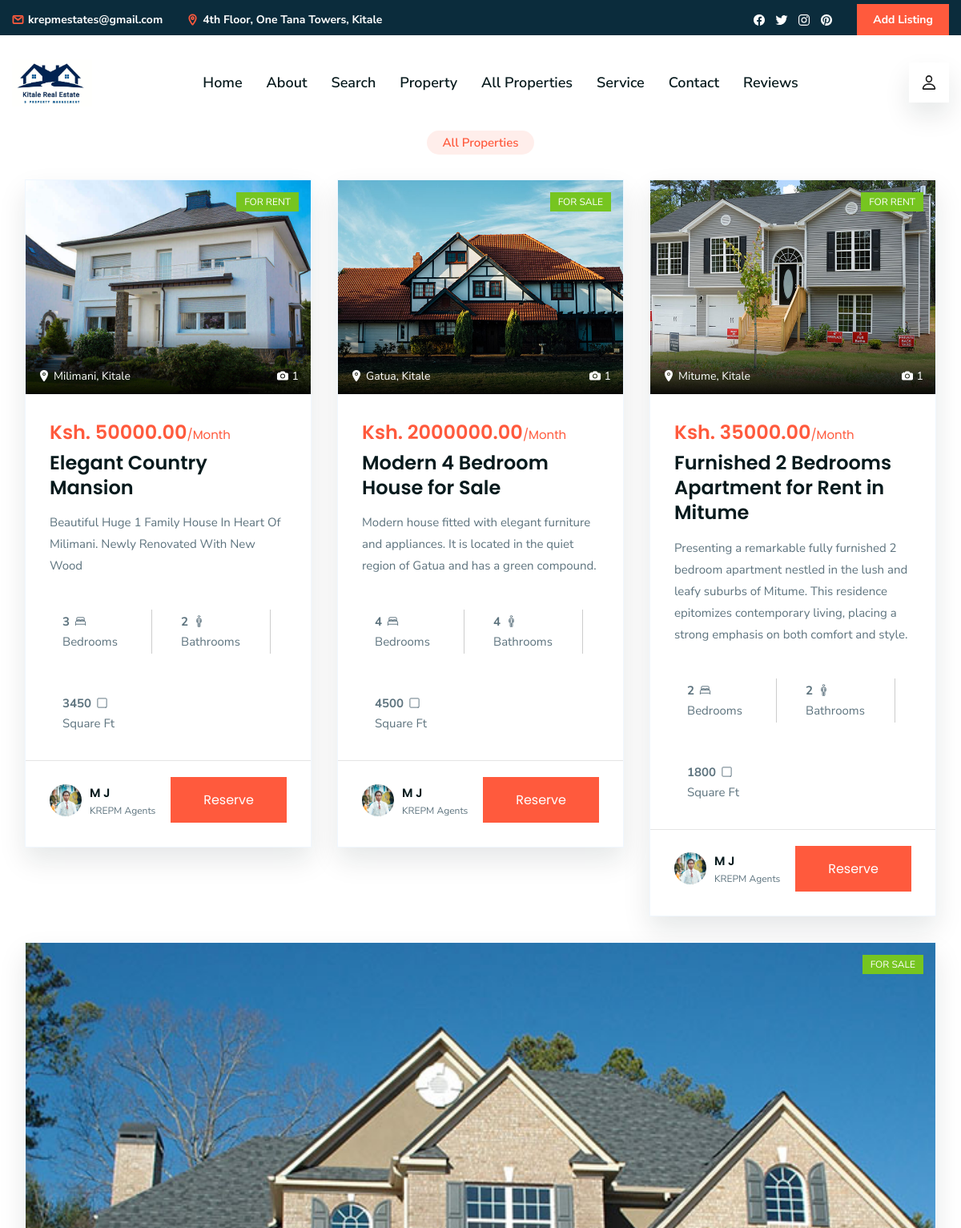
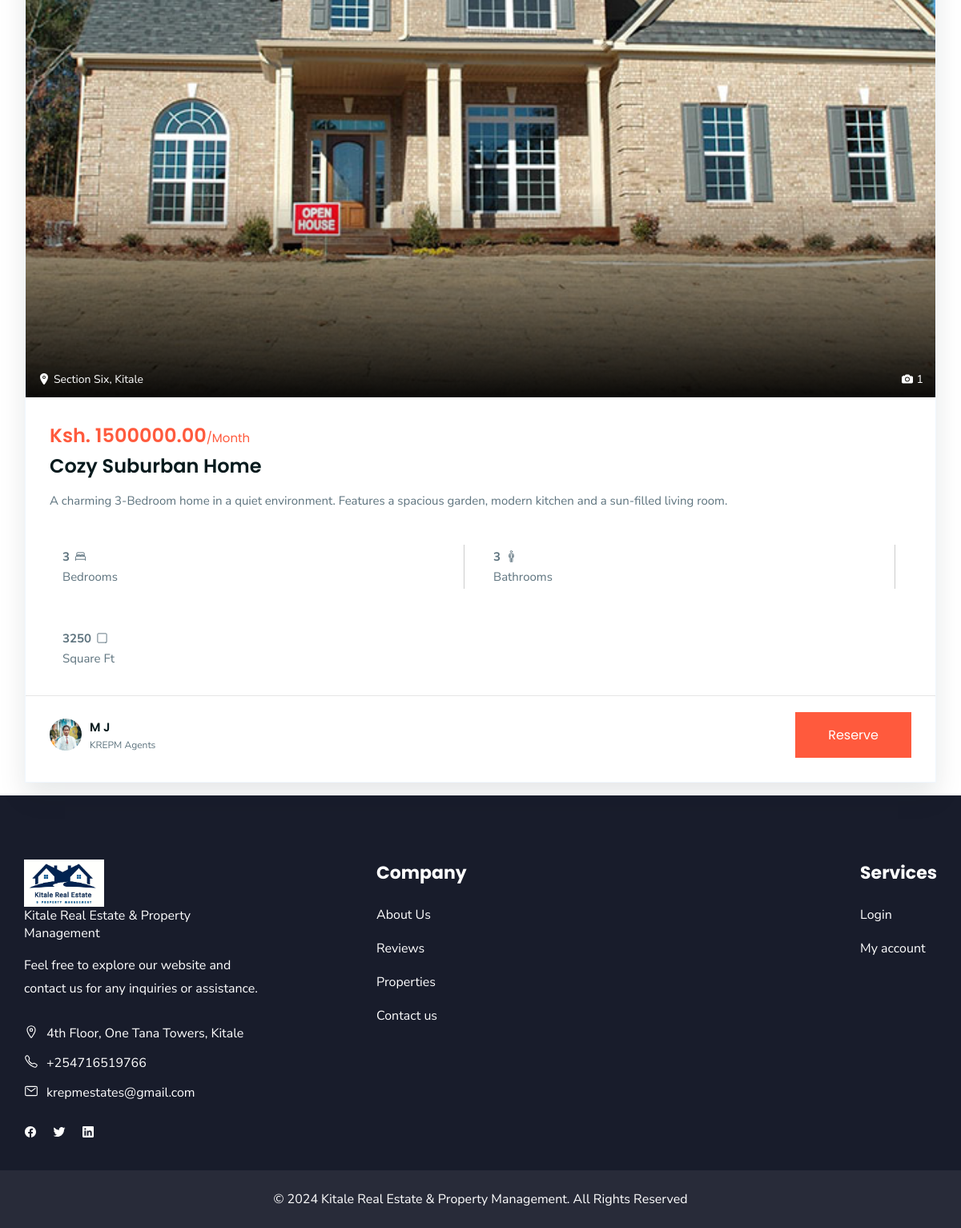
/properties.php, run on the app's committed database (2 pictures, top to bottom).
### tables this page shows
CREATE TABLE Properties (
    property_id INT AUTO_INCREMENT PRIMARY KEY,
    user_id INT,
    property_type VARCHAR(10),
    image_url VARCHAR(255),
    status VARCHAR(20),
    location VARCHAR(255),
    price DECIMAL(10, 2),
    title VARCHAR(255),
    description TEXT,
    bedrooms INT,
    bathrooms INT,
    square_ft INT,
    keyword VARCHAR(255) NOT NULL,
    created_at TIMESTAMP DEFAULT CURRENT_TIMESTAMP, 
    FOREIGN KEY (user_id) REFERENCES Users(user_id)
);

### properties.php (the view, shortened to what this page needs)
<!DOCTYPE html>
<html lang="en">
<head>
    <link rel="stylesheet" href="./assets/css/style.css">
</head>
<body>
    <?php include "./php/components/header.php";
    ?>
    <main>
        <article>
            <div class="container">
                <p class="section-subtitle">All Properties</p>
                <?php
                require_once './data/db.php';
                $sql = "SELECT * FROM properties";
                $featuredProperties = mysqli_query($conn, $sql);
                if (mysqli_num_rows($featuredProperties) > 0) {
                    echo '<ul class="property-grid">';
                    while ($row = mysqli_fetch_assoc($featuredProperties)) {
                        echo '<li>
                    <div class="property-card" data-property-type="' . $row['property_type'] . '">
                        <figure class="card-banner">
                            <a href="#' . $row['property_type'] . '">
                                <img src="' . $row['image_url'] . '" alt="' . $row['title'] . '" class="w-100">
                            </a>
                            <div class="card-badge green">' . $row['status'] . '</div>
                            <div class="banner-actions">
                                <button class="banner-actions-btn">
                                    <ion-icon name="location"></ion-icon>
                                    <address>' . $row['location'] . '</address>
                                </button>
                                <button class="banner-actions-btn">
                                    <ion-icon name="camera"></ion-icon>
                                    <span>1</span>
                                </button>
                            </div>
                        </figure>
                        <div class="card-content">
                            <div class="card-price">
                                <strong>Ksh. ' . $row['price'] . '</strong>/Month
                            </div>
                            <h3 class="h3 card-title">
                                <a href="#allproperty">' . $row['title'] . '</a>
                            </h3>
                            <p class="card-text">' . $row['description'] . '</p>
                            <ul class="card-list">
                                <li class="card-item">
                                    <strong>' . $row['bedrooms'] . '</strong>
                                    <ion-icon name="bed-outline"></ion-icon>
                                    <span>Bedrooms</span>
                                </li>
                                <li class="card-item">
                                    <strong>' . $row['bathrooms'] . '</strong>
                                    <ion-icon name="man-outline"></ion-icon>
                                    <span>Bathrooms</span>
                                </li>
                                <li class="card-item">
                                    <strong>' . $row['square_ft'] . '</strong>
                                    <ion-icon name="square-outline"></ion-icon>
                                    <span>Square Ft</span>
                                </li>
                            </ul>
                        </div>
                        <div class="card-footer">
                            <div class="card-author">
                                <figure class="author-avatar">
                                    <img src="./data/uploads/admin.jpg" alt="M J" class="w-100">
                                </figure>
                                <div>
                                    <p class="author-name">
                                        <a href="#">M J</a>
                                    </p>
                                    <p class="author-title">KREPM Agents</p>
                                </div>
                            </div>
                            <div class="card-footer-actions">
                            <a href="checkout.php?property_id=' . $row['property_id'] . '" class="btn">Reserve</a>
                            </div>
                        </div>
                    </div>
                </li>';
                    }
                    echo '</ul>';
                } else {
                    echo "0 results";
                }
                ?>
            </div>
        </article>
    </main>
    <?php
    require('./php/components/footer.php')
    ?>
</body>
</html>

### php/components/header.php (shortened to what this page needs)
<header class="header" data-header>
    <div class="header-top">
        <div class="container">
            <ul class="header-top-list">
                <li>
                    <a href="krepmestates@gmail.com" class="header-top-link">
                        <ion-icon name="mail-outline"></ion-icon>
                        <span>krepmestates@gmail.com</span>
                    </a>
                </li>
                <li>
                    <a href="#" class="header-top-link">
                        <ion-icon name="location-outline"></ion-icon>
                        <address>4th Floor, One Tana Towers, Kitale</address>
                    </a>
                </li>
            </ul>
            <div class="wrapper">
                <ul class="header-top-social-list">
                    <li> <a href="https://www.facebook.com/MbituJames" class="header-top-social-link" target="_blank">
                            <ion-icon name="logo-facebook"></ion-icon>
                        </a>
                    </li>
                    <li>
                        <a href="https://x.com/mbituke?t=mv9XXsRlVtVuec1vDPbUbQ&s=09" class="header-top-social-link" target="_blank">
                            <ion-icon name="logo-twitter"></ion-icon>
                        </a>
                    </li>
                    <li>
                        <a href="https://www.instagram.com/mbitu?igsh=MWs3bG53cHhwYWNpOA==" class="header-top-social-link" target="_blank">
                            <ion-icon name="logo-instagram"></ion-icon>
                        </a>
                    </li>
                    <li>
                        <a href="https://pin.it/2fseiKYde" class="header-top-social-link" target="_blank">
                            <ion-icon name="logo-pinterest"></ion-icon>
                        </a>
                    </li>
                </ul>
                <button class="header-top-btn" onclick="redirectToAdminPanel()">Add Listing</button>
            </div>
            </div>
        </div>
    <div class="header-bottom">
        <div class="container">
            <a href="#home" class="logo">
                <img src="./assets/images/logo1.jpg" alt="KREPM">
            </a>
            <nav class="navbar" data-navbar>
                <div class="navbar-bottom">
                    <ul class="navbar-list">
                        <li>
                            <a href="index.php#home" class="navbar-link" data-nav-link>Home</a>
                        </li>
                        <li>
                            <a href="index.php#about" class="navbar-link" data-nav-link>About</a>
                        </li>
                        <li>
                            <a href="index.php#search-section" class="navbar-link" data-nav-link>Search</a>
                        </li>
                        <li>
                            <a href="index.php#property" class="navbar-link" data-nav-link>Property</a>
                        </li>
                        <li>
                            <a href="./properties.php" class="navbar-link" data-nav-link>All Properties</a>
                        </li>
                        <li>
                            <a href="index.php#service" class="navbar-link" data-nav-link>Service</a>
                        </li>
                        <li>
                            <a href="index.php#contact" class="navbar-link" data-nav-link>Contact</a>
                        </li>
                        <li>
                            <a href="index.php#reviews" class="navbar-link" data-nav-link>Reviews</a>
                        </li>
                    </ul>
                </div>
            </nav>
            <div class="header-bottom-actions">
                <div class="dropdown">
                    <button class="header-bottom-actions-btn" aria-label="Profile" id="dropdown-btn">
                        <ion-icon name="person-outline"></ion-icon>
                    </button>
                </div>
            </div>
        </div>
    </div>
</header>

### php/components/footer.php
<footer class="footer">
    <div class="footer-top">
        <div class="container">
            <div class="footer-brand">
                <a href="#home" class="logo">
                    <img src="./assets/images/logo1.jpg" alt="KREPM logo">
                    <p>Kitale Real Estate & Property Management </p>
                </a>
                <p class="section-text">
                    Feel free to explore our website and contact us for any inquiries or assistance.
                </p>
                <ul class="contact-list">
                    <li>
                        <a href="#" class="contact-link">
                            <ion-icon name="location-outline"></ion-icon>
                            <address>4th Floor, One Tana Towers, Kitale</address>
                        </a>
                    </li>
                    <li>
                        <a href="tel:+254716519766" class="contact-link">
                            <ion-icon name="call-outline"></ion-icon>
                            <span>+254716519766</span>
                        </a>
                    </li>
                    <li>
                        <a href="mailto:mbitumutonga@gmail.com" class="contact-link" target="_blank">
                            <ion-icon name="mail-outline"></ion-icon>
                            <span>krepmestates@gmail.com</span>
                        </a>
                    </li>
                </ul>
                <ul class="social-list">
                    <li>
                        <a href="https://www.facebook.com/MbituJames" class="social-link" target="_blank">
                            <ion-icon name="logo-facebook"></ion-icon>
                        </a>
                    </li>
                    <li>
                        <a href="https://x.com/mbituke?t=mv9XXsRlVtVuec1vDPbUbQ&s=09" class="social-link" target="_blank">
                            <ion-icon name="logo-twitter"></ion-icon>
                        </a>
                    </li>
                    <li>
                        <a href="https://www.linkedin.com/in/mbitujames/" class="social-link" target="_blank">
                            <ion-icon name="logo-linkedin"></ion-icon>
                        </a>
                    </li>
                </ul>
            </div>
            <div class="footer-link-box">
                <ul class="footer-list">
                    <li>
                        <p class="footer-list-title">Company</p>
                    </li>
                    <li>
                        <a href="#about" class="footer-link">About Us</a>
                    </li>
                    <li>
                        <a href="#reviews" class="footer-link">Reviews</a>
                    </li>
                    <li>
                        <a href="#allproperty" class="footer-link">Properties</a>
                    </li>
                    <li>
                        <a href="#contact" class="footer-link">Contact us</a>
                    </li>
                </ul>
                <ul class="footer-list">
                    <li>
                        <p class="footer-list-title">Services</p>
                    </li>
                    <li>
                        <a href="login.php" class="footer-link">Login</a>
                    </li>
                    <li>
                        <a href="login.php" class="footer-link">My account</a>
                    </li>
                </ul>
            </div>
        </div>
    </div>
    <div class="footer-bottom">
        <div class="container">
            <p class="copyright">
                &copy; 2024 <a href="#">Kitale Real Estate & Property Management</a>. All Rights Reserved
            </p>
        </div>
    </div>
</footer>

### data on the page
properties: image_url (picture), status "FOR RENT", location "Milimani, Kitale", price "50000.00", title "Elegant Country Mansion", description "Beautiful Huge 1 Family House In Heart Of Milimani. Newly Renovated With New Wood", bedrooms "3", bathrooms "2", square_ft "3450"
properties: image_url (picture), status "FOR SALE", location "Gatua, Kitale", price "2000000.00", title "Modern 4 Bedroom House for Sale", description "Modern house fitted with elegant furniture and appliances. It is located in the quiet region of Gatua and has a green compound.", bedrooms "4", bathrooms "4", square_ft "4500"
properties: image_url (picture), status "FOR RENT", location "Mitume, Kitale", price "35000.00", title "Furnished 2 Bedrooms Apartment for Rent in Mitume", description "Presenting a remarkable fully furnished 2 bedroom apartment nestled in the lush and leafy suburbs of Mitume. This residence epitomizes contemporary living, placing a strong emphasis on both comfort and style.", bedrooms "2", bathrooms "2", square_ft "1800"
properties: image_url (picture), status "FOR SALE", location "Section Six, Kitale", price "1500000.00", title "Cozy Suburban Home", description "A charming 3-Bedroom home in a quiet environment. Features a spacious garden, modern kitchen and a sun-filled living room.", bedrooms "3", bathrooms "3", square_ft "3250"
